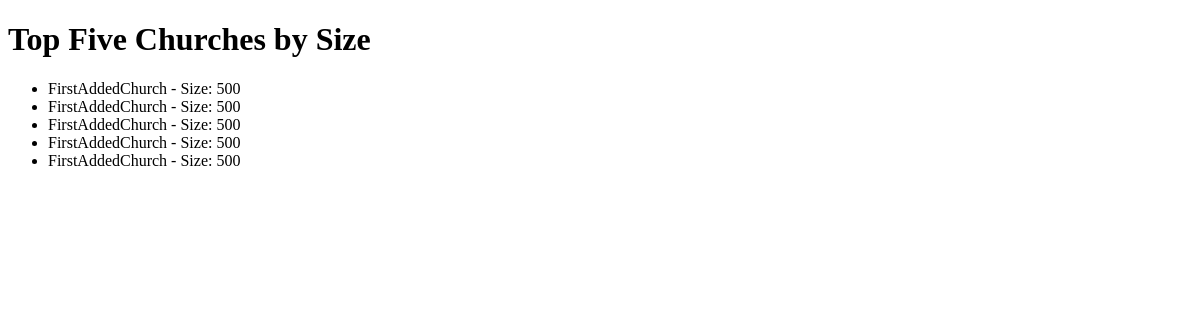
The page /churches/top/ on the database as committed earlier.
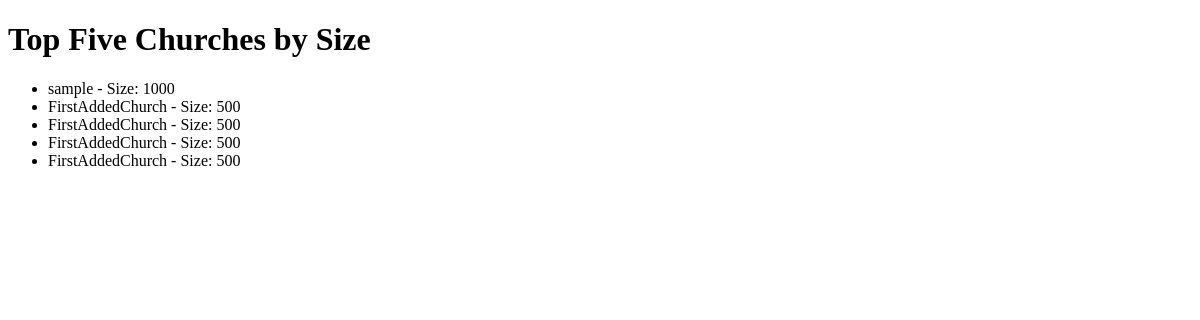
The same page on the database as committed later.
### churches/models.py (models this page shows)
class Church(models.Model):
    church_name_text = models.CharField(max_length=200)
    size_int = models.IntegerField(
        default=0,
        validators=[MinValueValidator(0)],  # Ensures the integer is non-negative
    )
    church_type_text = models.CharField(
        max_length=200,
        choices=CHURCH_TYPE_CHOICES,
        default="NON_DENOMINATIONAL",  # Ensure default is one of the choices
    )

### churches/views.py (the view)
# urls.py: path("top/", views.topChurches, name="topChurches"),
def topChurches(request):
    top_five_churches = Church.objects.order_by("-size_int")[:5]
    context = {"top_five_churches": top_five_churches}
    return render(request, "top_churches.html", context)

### churches/templates/top_churches.html (shortened to what this page needs)
<!DOCTYPE html>
<html lang="en">
<head>
</head>
<body>
    <h1>Top Five Churches by Size</h1>
    <ul>
        {% for church in top_five_churches %}
        <li>{{ church.church_name_text }} - Size: {{ church.size_int }}</li>
        {% empty %}
        <li>No churches found.</li>
        {% endfor %}
    </ul>
</body>
</html>

Rows that differ between the two databases and show on the page:
no longer on this page (row unchanged): Church: church_name_text "FirstAddedChurch", size_int "500"
added Church: church_name_text "sample", size_int "1000"
